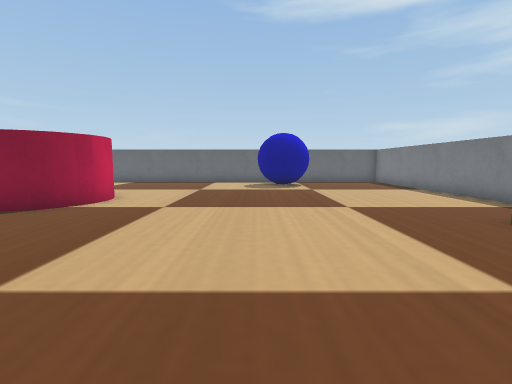
View 1 (above)

16 first-person views from a walk through a Webots world. The camera is 0.06 m above the floor, tilts 6° down and sees 85° across. The floor is counted in squares, 0.05 m on a side. Each view is taken from the middle of a square. On the plan, view 1 faces up. The plan holds only what a view shows up to about 12 squares ahead; the rest is blank. The robots in the file are not drawn. Simple shapes and patterns stand in for the simulator's stock objects.

View 2
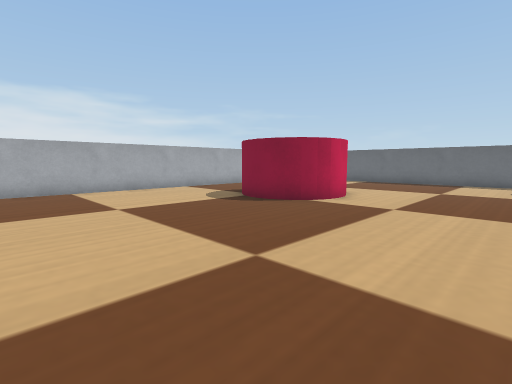

View 3
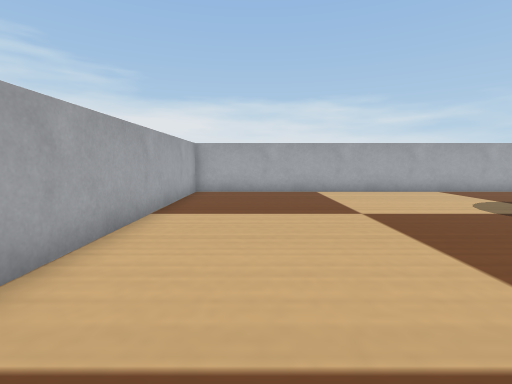

View 4
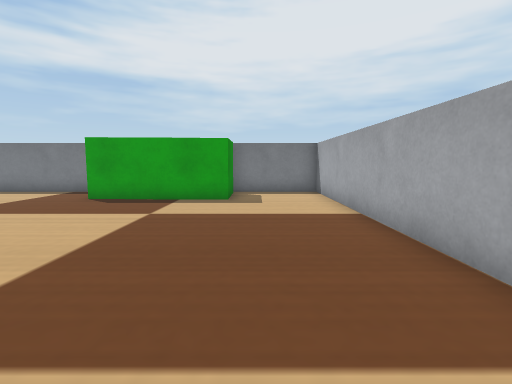

View 5
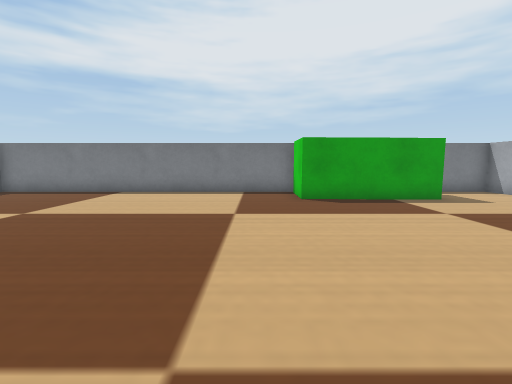

View 6
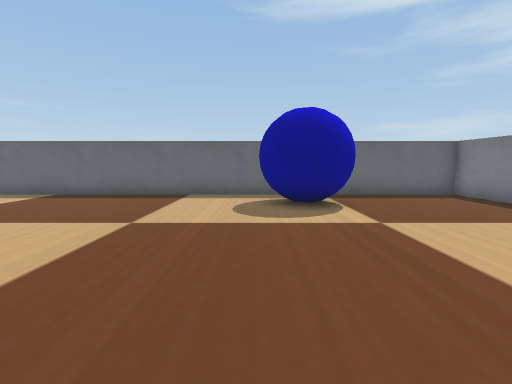

View 7
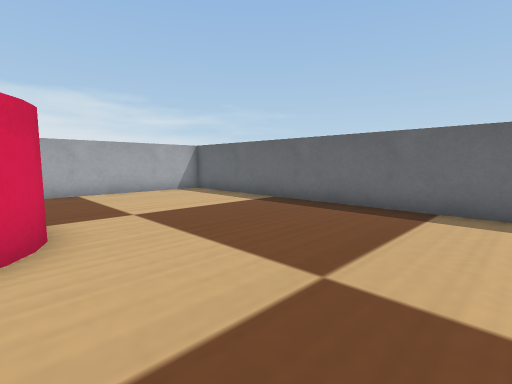

View 8
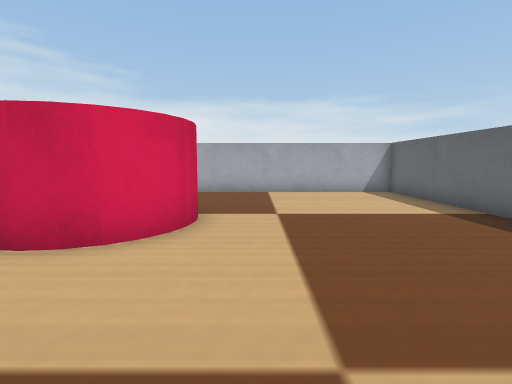

View 9
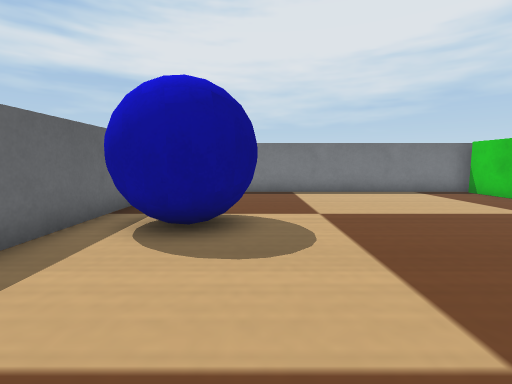

View 10
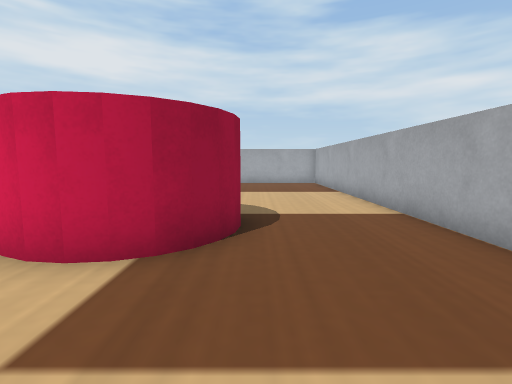

View 11
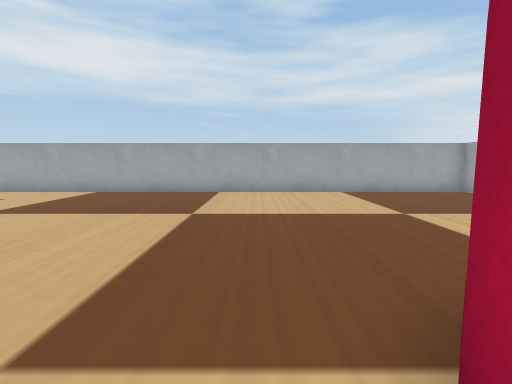

View 12
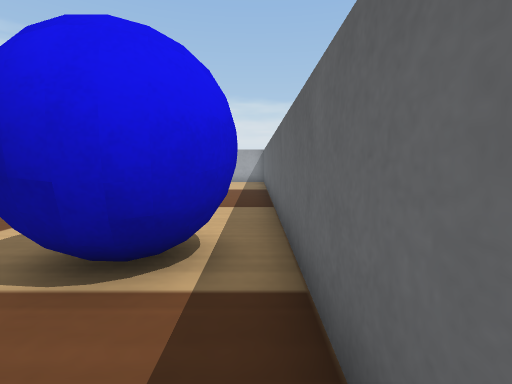

View 13
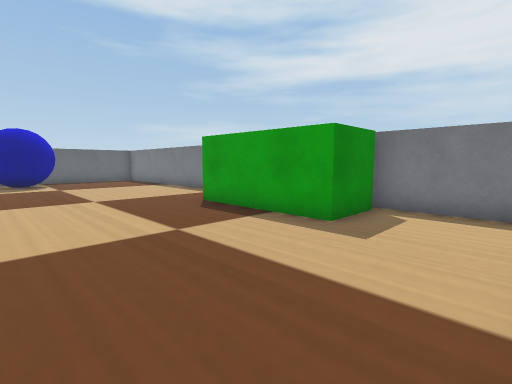

View 14
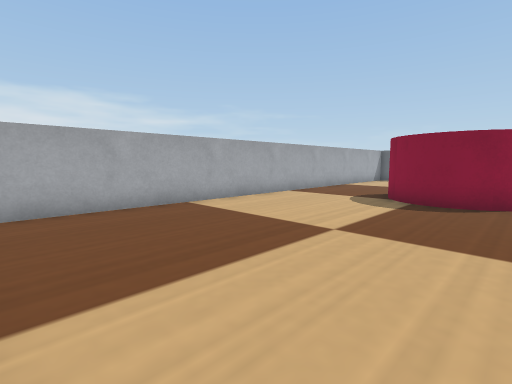

View 15
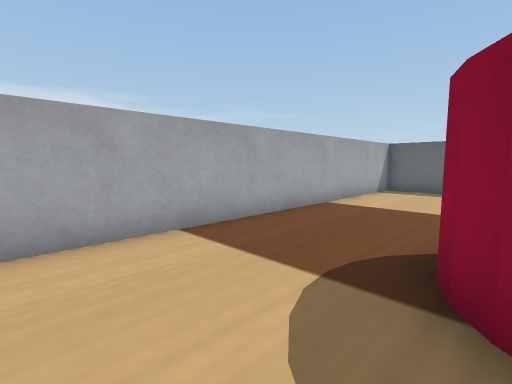

View 16
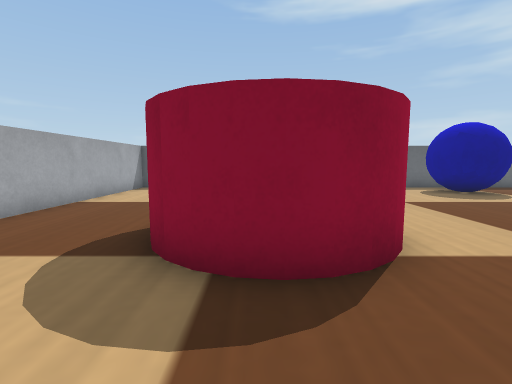

### Floor plan
Key: @ floor where view 1 was taken; # wall or solid block; . floor; C red cylinder; B green box; L blue ball.
Columns run from 13 left of view 1 to 8 right of it. Each row starts with its distance up from view 1.
 18 ######################
 17 #.............LL.....#
 16 #............LLLL....#
 15 #............LLLL....#
 14 #.............LL.....#
 13 #....................#
 12 #....................#
 11 #.....CC.............#
 10 #....CCCC............#
  9 #...CC  C............#
  8 #....C  C............#
  7 #....CCC.............#
  6 #....................#
  5 #.................BBB#
  4 #.................B
  3 #.................B
  2 #.................B
  1 #.................BBB#
  0 #............@.......#
 -1 #....................#
 -2 #....................#
 -3 ######################

Positions as (right, up) in squares from view 1, and headings:
1: (0, 0), facing up
2: (0, 0), facing up-left
3: (-1, 0), facing left
4: (-4, 0), facing right
5: (-4, 7), facing right
6: (0, 7), facing up
7: (-1, 10), facing up-left
8: (-1, 12), facing left
9: (-4, 14), facing right
10: (-9, 14), facing down
11: (-4, 9), facing down
12: (5, 17), facing left
13: (0, -2), facing up-right
14: (-5, -2), facing up-left
15: (-8, 5), facing up-left
16: (-7, 4), facing up
